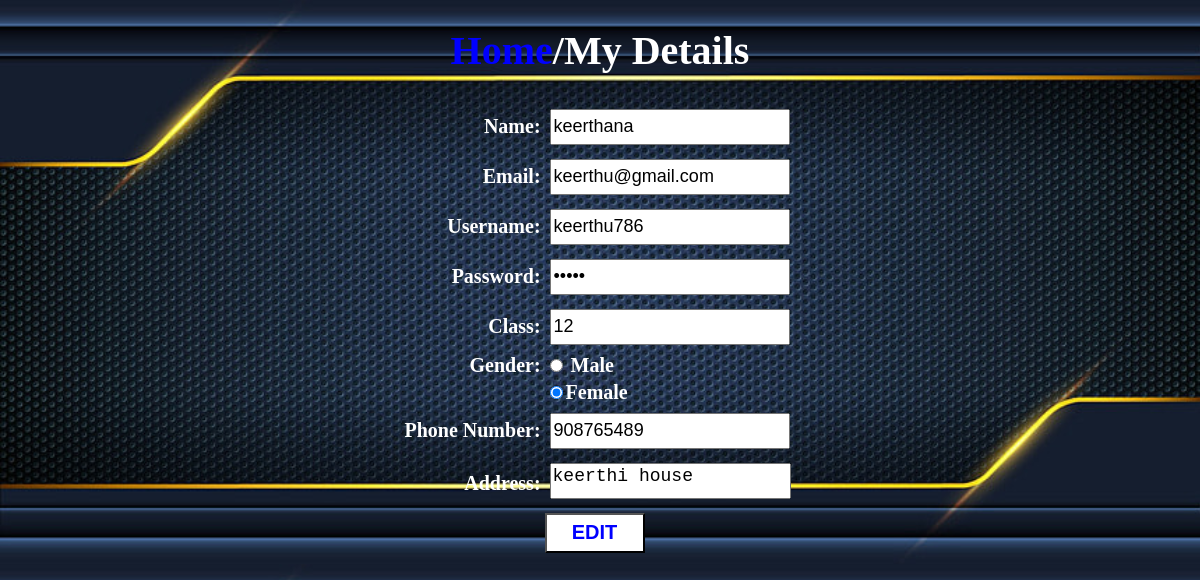
Page /studprofile (signed in) on the earlier database version.
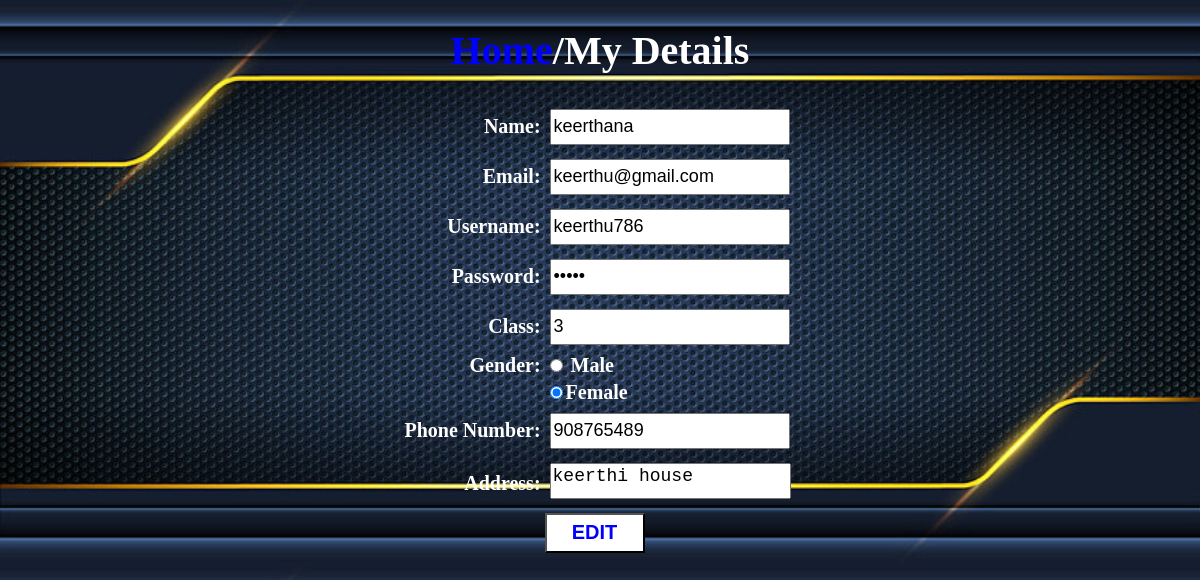
Same page on the later database version.
### school_app/models.py (models this page shows)
class Student(models.Model):
    Name=models.CharField(max_length=20)
    Email=models.EmailField(max_length=20)
    GENDER_CHOICES= (
        ('M', 'Male'),
        ('F', 'Female'),
        )
    Gender = models.CharField(max_length=1, choices=GENDER_CHOICES)
    Address=models.CharField(max_length=50)
    Phone_no=models.CharField(max_length=12)
    user_type=models.CharField(max_length=10)
    value=models.IntegerField(max_length=1)
    Username=models.CharField(max_length=12,default='student')
    Password=models.CharField(max_length=8,default=788904)
    cls=models.CharField(max_length=5,default=0)

### school_app/views.py (the view)
# urls.py: path('studprofile',views.studprofile,name='studprofile'),
def studprofile(request):
    a=request.session['stud_id']
    stu=Student.objects.filter(id=a)
    return render(request,'studentprofile.html',{'a1':stu})

### school_app/templates/studentprofile.html (shortened to what this page needs)
<!DOCTYPE html>
<html lang="en">
<head>
</head>
<body>
    <h1 style="text-align: center;"><a href="studhome" style="color: blue;text-decoration: none;">Home</a>/My Details</h1>
    <form action="/editstudprofile" method="POST">
        {% for i in a1 %}
        <table>
            <tr>
                <td class="column">
                    <label for="">Name:</label>
                </td>
                <td>
                    <input type="text" value="{{i.Name}}" readonly id="in"><br>
                </td>
            </tr>
            <tr>
                <td class="column">
                    <label for="">Email:</label>
                </td>
                <td>
                    <input type="email" value="{{i.Email}}" readonly id="in"><br>
                </td>
            </tr>
            <tr>
                <td class="column">
                    <label for="">Username:</label>
                </td>
                <td>
                    <input type="text" value="{{i.Username}}" readonly id="in"><br>
                </td>
            </tr>
            <tr>
                <td class="column">
                    <label for="">Password:</label>
                </td>
                <td>
                    <input type="password" value="{{i.Password}}" readonly id="in"><br>
                </td>
            </tr>
            <tr>
                <td class="column">
                    <label for="">Class:</label>
                </td>
                <td>
                    <input type="text" value="{{i.cls}}" readonly id="in"><br>
                </td>
            </tr>
            <tr>
                <td class="column">
                    <label for="">Gender:</label>
                </td>
                <td>
                    <input type="radio" value="Male" {% if i.Gender == 'Male' %} checked {% endif %} readonly> Male
                </td>
            </tr>
            <tr>
                <td></td>
                <td>
                    <input type="radio" value="Female" {% if i.Gender == 'Female' %} checked {% endif %} readonly>Female
                </td>
            </tr>
            <tr>
                <td class="column">
                    <label for="">Phone Number:</label><br>
                </td>
                <td>
                    <input type="tel" value="{{i.Phone_no}}" readonly id="in"><br>
                </td>
            </tr>
            <tr>
                <td class="column">
                    <label for="">Address:</label>
                </td>
                <td>
                    <textarea id="in" cols="20" rows="10" style="resize: none;" readonly>{{i.Address}}</textarea><br>
                </td>
            </tr>
            <tr>
                <td></td>
                <td>
                    <input type="submit" value="EDIT" class="button">
                </td>
            </tr>
        </table>
        {% endfor %}
    </form>
</body>
</html>

Differences in the rows shown:
changed Student "keerthana": cls "12" → "3"
